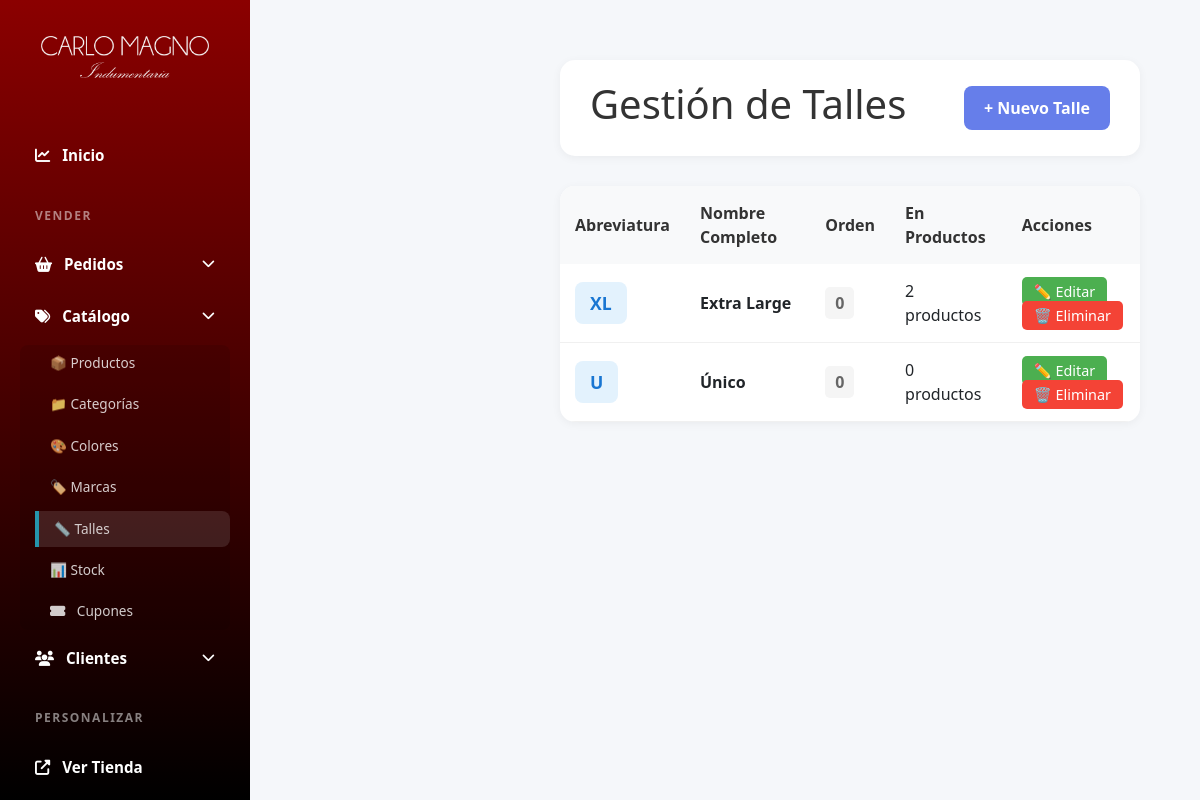
Screenshot of /panel/talles/ (signed in) with the database file from the repository.
### productos/models.py (models this page shows, shortened)
class Talle(models.Model):
    nombre = models.CharField(max_length=20, unique=True, verbose_name='Talle')
    abbreviation = models.CharField(
        max_length=10,
        verbose_name='Abreviatura',
        help_text='Ej: XS, S, M, L, XL'
    )
    order = models.PositiveIntegerField(default=0, verbose_name='Orden de visualización')
    esta_activo = models.BooleanField(default=True, verbose_name='Está activo')
    class Meta:
        verbose_name = 'Talle'
        verbose_name_plural = 'Talles'
        ordering = ['order', 'nombre']

### custom_admin/views.py (the view)
# urls.py: path('panel/talles/', admin_views.talles, name='talles'),
@login_required(login_url='login')
def talles(request):
    if not request.user.is_staff:
        return redirect('home')
    talles = Talle.objects.all()
    return render(request, 'custom_admin/talles.html', {'talles': talles})

### productos/context_processors.py (called while the page is built, shortened)
def cart_processor(request):
    carrito = None
    cantidad_total = 0
    if request.user.is_authenticated:
        try:
            carrito = Carrito.objects.get(usuario=request.user)
            cantidad_total = carrito.get_cantidad_total()
        except Carrito.DoesNotExist:
            pass
    return {
        'carrito': carrito,
        'carrito_cantidad': cantidad_total
    }

### productos/models.py (called while the page is built)
    def get_cantidad_total(self):
        return sum(item.cantidad for item in self.items.all())

### templates/custom_admin/talles.html (shortened to what this page needs)
{% extends 'custom_admin/base.html' %}
{% load static %}
{%block extra_css %}
<link rel="stylesheet" href="{% static 'css/talles.css' %}" />
{% endblock %}
{% block content %}
<div class="main-content">
	<div class="header">
		<h1>Gestión de Talles</h1>
		<a href="{% url 'agregar_talle' %}" class="btn btn-primary">+ Nuevo Talle</a>
	</div>
	{% if talles %}
	<div class="talles-table">
		<table>
			<thead>
				<tr>
					<th>Abreviatura</th>
					<th>Nombre Completo</th>
					<th>Orden</th>
					<th>En Productos</th>
					<th>Acciones</th>
				</tr>
			</thead>
			<tbody>
				{% for talle in talles %}
				<tr>
					<td>
						<span class="talle-badge">{{ talle.abbreviation }}</span>
					</td>
					<td><strong>{{ talle.nombre }}</strong></td>
					<td>
						<span class="order-badge">{{ talle.order }}</span>
					</td>
					<td>{{ talle.productos.count }} productos</td>
					<td>
						<a href="{% url 'editar_talle' talle.id %}" class="btn-edit">✏️ Editar</a>
						<a href="{% url 'eliminar_talle' talle.id %}" class="btn-delete">🗑️ Eliminar</a>
					</td>
				</tr>
				{% endfor %}
			</tbody>
		</table>
	</div>
	{% else %}
	<div class="empty-state">
		<h2>No hay talles registrados</h2>
	</div>
	{% endif %}
</div>
{% load static %}
{% endblock %}

### static/css/style_admin.css (style rules this page uses)
* { margin: 0; padding: 0; box-sizing: border-box; }
body { font-family: "Segoe UI", Tahoma, Geneva, Verdana, sans-serif; background: #f5f7fa; }
.main-content { margin-left: 250px; padding: 30px; }
.header { background: white; padding: 20px 30px; border-radius: 15px; box-shadow: 0 2px 10px rgba(0, 0, 0, 0.05); margin-bottom: 30px; display: flex; justify-content: space-between; align-items: center; }
.header h1 { color: #333; }
.btn { padding: 10px 20px; border: none; border-radius: 8px; cursor: pointer; font-weight: 600; text-decoration: none; display: inline-block; transition: all 0.3s ease; }
.btn-primary { background: #667eea; color: white; }
.btn-edit { background: #4caf50; color: white; padding: 5px 12px; border-radius: 5px; text-decoration: none; font-size: 0.9em; margin-right: 5px; }
.btn-delete { background: #f44336; color: white; padding: 5px 12px; border-radius: 5px; text-decoration: none; font-size: 0.9em; }
table { width: 100%; border-collapse: collapse; }
th { background: #f8f9fa; padding: 15px; text-align: left; color: #333; font-weight: 600; }
td { padding: 15px; border-bottom: 1px solid #f0f0f0; }

### static/css/talles.css (style rules this page uses)
.talles-table { background: white; border-radius: 15px; box-shadow: 0 2px 10px rgba(0, 0, 0, 0.05); overflow: hidden; }
.talle-badge { display: inline-block; background: #e3f2fd; color: #1976d2; padding: 8px 15px; border-radius: 8px; font-weight: 700; font-size: 1.1em; }
.order-badge { background: #f5f5f5; padding: 5px 10px; border-radius: 5px; font-weight: 600; color: #666; }

### rows the page displays
Talle: abbreviation "XL", nombre "Extra Large", order "0", productos.count "2"
Talle: abbreviation "U", nombre "Único", order "0", productos.count "0"
